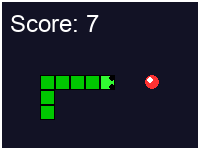

This chart was generated by the following Python code:
"""
SoulCoreLegacy Arcade - Snake Thumbnail Generator
----------------------------------------------
This script generates a thumbnail for the Snake game.
"""

import pygame
import os
import sys

# Add the project root to the path
sys.path.insert(0, os.path.abspath(os.path.join(os.path.dirname(__file__), '../../..')))

from core.config import PRIMARY_COLOR, SECONDARY_COLOR, WHITE, BLACK, GREEN

def generate_thumbnail():
    """Generate a thumbnail for the Snake game."""
    # Create a surface
    width, height = 200, 150
    surface = pygame.Surface((width, height))
    
    # Fill the background
    surface.fill((18, 18, 37))  # Dark blue-purple
    
    # Draw the snake
    block_size = 15
    snake_color = (0, 200, 0)  # Green
    
    # Snake body segments
    snake_body = [
        [width // 2, height // 2],
        [width // 2 - block_size, height // 2],
        [width // 2 - 2 * block_size, height // 2],
        [width // 2 - 3 * block_size, height // 2],
        [width // 2 - 4 * block_size, height // 2],
        [width // 2 - 4 * block_size, height // 2 + block_size],
        [width // 2 - 4 * block_size, height // 2 + 2 * block_size],
    ]
    
    # Draw each segment of the snake
    for i, segment in enumerate(snake_body):
        # Draw the head in a slightly different color
        if i == 0:
            # Make the head a bit brighter
            head_color = tuple(min(c + 50, 255) for c in snake_color)
            pygame.draw.rect(surface, head_color, [segment[0], segment[1], block_size, block_size])
            
            # Draw eyes
            eye_size = max(2, block_size // 5)
            eye_offset = block_size // 4
            
            pygame.draw.circle(surface, (0, 0, 0), (segment[0] + block_size - eye_offset, segment[1] + eye_offset), eye_size)
            pygame.draw.circle(surface, (0, 0, 0), (segment[0] + block_size - eye_offset, segment[1] + block_size - eye_offset), eye_size)
        else:
            pygame.draw.rect(surface, snake_color, [segment[0], segment[1], block_size, block_size])
        
        # Add a small border to each segment
        pygame.draw.rect(surface, (0, 0, 0), [segment[0], segment[1], block_size, block_size], 1)
    
    # Draw the food
    food_color = (255, 50, 50)  # Red
    food_position = [width // 2 + 3 * block_size, height // 2]
    
    # Draw the food as a circle
    center_x = food_position[0] + block_size // 2
    center_y = food_position[1] + block_size // 2
    radius = block_size // 2
    
    pygame.draw.circle(surface, food_color, (center_x, center_y), radius)
    
    # Add a small shine effect
    shine_radius = radius // 2
    shine_offset = radius // 3
    pygame.draw.circle(surface, (255, 255, 255), (center_x - shine_offset, center_y - shine_offset), shine_radius)
    
    # Draw the score
    font = pygame.font.SysFont("Arial", 24)
    score_text = font.render("Score: 7", True, WHITE)
    surface.blit(score_text, (10, 10))
    
    # Draw a border
    pygame.draw.rect(
        surface,
        WHITE,
        pygame.Rect(0, 0, width, height),
        2
    )
    
    # Save the thumbnail
    pygame.image.save(surface, os.path.join(os.path.dirname(__file__), "thumbnail.png"))
    
    print("Snake thumbnail generated successfully.")

if __name__ == "__main__":
    pygame.init()
    generate_thumbnail()
    pygame.quit()
